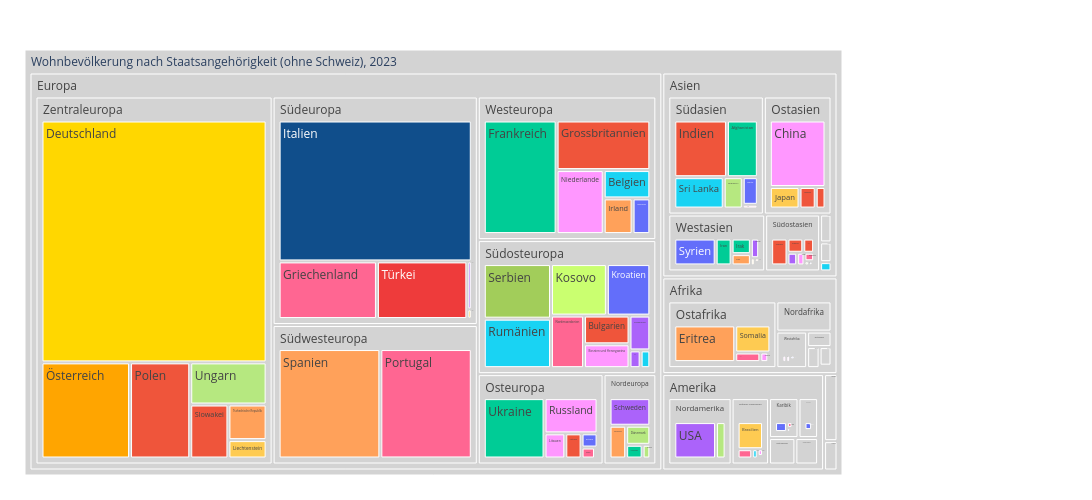

Source (notebook cell):
### Markdown cell above
Der Text beim hoovern ist per default zu lange, was es unübersichtlich macht. 
Was wie erscheinen soll ist im `hoovertemplate`erfasst. Ich lese es hier zuer aus und defniere es anschliessend neu.

### Code cell
myHeaderTitle="Wohnbevölkerung nach Staatsangehörigkeit (ohne Schweiz), "+data_max_date

fig = px.treemap(myTreemapAgg.query('NationSort != 8100').reset_index(), path=[px.Constant(myHeaderTitle)
                ,'KontinentLang', 'RegionLang','NationLang']
                 , values='sum_AnzBestWir'
                 , color='NationLang'
                 ## bei discrete scales (bei Klassen und Strings):                 
                , color_discrete_map={'(?)':'lightgrey','Deutschland':'gold', 'Schweiz':'#FF3030', 'Türkei':'#EE3B3B', 'Serbien':'#A2CD5A','Kosovo':'#CAFF70','Österreich':'orange','Italien':'#104E8B','AL':'deeppink','SVP':'forestgreen', 'FL ZÜRI':'#8B864E','Volt':'#lightblue' }             
                 ## bei continuous scales (bei Zahlenwerten):
                , color_continuous_scale='cividis'
                #, color_continuous_midpoint=np.average(df['AnzBestWir'], weights=df['AnzBestWir'])  
                 ,height=500
                 ,width=1300                 
                )
fig.update_traces(root_color="grey")
fig.update_layout(margin = dict(t=50, l=25, r=250, b=25))
#Was soll beim hoovern angezeigt werden?
fig.data[0].hovertemplate = '%{label}<br><br>AnzPers:<br>%{value}<extra></extra>'



fig.show()

### Figure 1 — Plotly figure (JSON) as saved in the notebook; plotly's stock layout.template omitted (floating-point values rounded to 4 significant figures; data arrays with more than 128 entries replaced by an {"elided": "..."} marker saying what was removed)
{"data": [{"branchvalues": "total", "customdata": {"elided": "208x1 str values"}, "domain": {"x": [0, 1], "y": [0, 1]}, "hovertemplate": "%{label}<br><br>AnzPers:<br>%{value}<extra></extra>", "ids": {"elided": "208 str values"}, "labels": {"elided": "208 str values"}, "marker": {"colors": {"elided": "208 str values"}}, "name": "", "parents": {"elided": "208 str values"}, "root": {"color": "grey"}, "type": "treemap", "values": {"elided": "208 int values"}}], "layout": {"height": 500, "legend": {"tracegroupgap": 0}, "margin": {"b": 25, "l": 25, "r": 250, "t": 50}, "width": 1300}}
